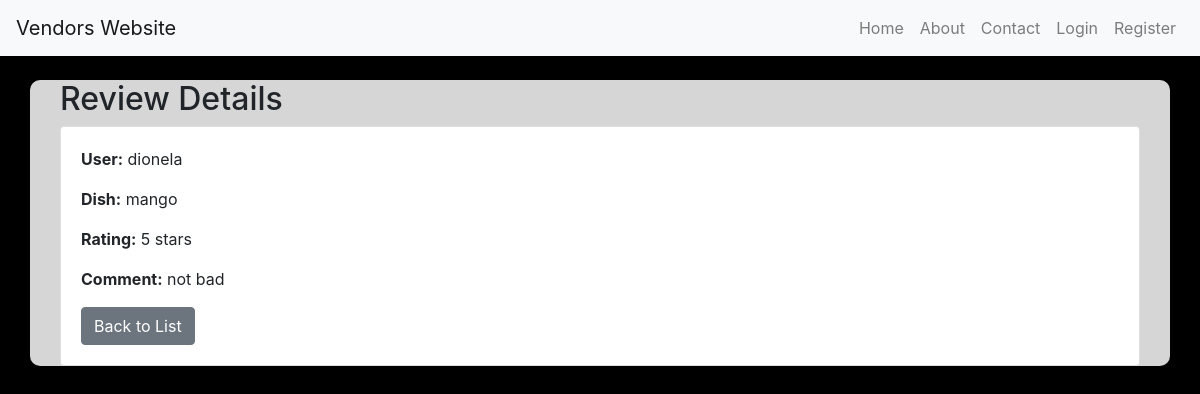
Page /review/1/ on the committed database.
### app/models.py (models this page shows, shortened)
class Review(models.Model):
    user = models.ForeignKey(settings.AUTH_USER_MODEL, on_delete=models.CASCADE)
    dish = models.ForeignKey(Dish, related_name='reviews', on_delete=models.CASCADE)
    RATING_CHOICES = [
        (1, '1 - Poor'),
        (2, '2 - Fair'),
        (3, '3 - Good'),
        (4, '4 - Very Good'),
        (5, '5 - Excellent'),
    ]
    rating = models.PositiveSmallIntegerField(choices=RATING_CHOICES)
    comment = models.TextField(blank=True, null=True)
    created_at = models.DateTimeField(auto_now_add=True)

class Dish(models.Model):
    vendor = models.ForeignKey(Vendor, related_name='dishes', on_delete=models.CASCADE)
    name = models.CharField(max_length=255)
    description = models.TextField()
    price = models.DecimalField(max_digits=10, decimal_places=2)
    image = models.ImageField(upload_to='dishes/')

### accounts/models.py (models this page shows, shortened)
class CustomUser(AbstractUser):
    role = models.CharField(
        max_length=6,
        choices=(
            ('vendor', 'Vendor'),
            ('user', 'User'),
        ),
        default='user'
    )
    phone_number = models.CharField(max_length=15, blank=True, null=True)
    address = models.CharField(max_length=255, blank=True, null=True)
    valid_id = models.BooleanField(default=False)

### app/views.py (the view)
# urls.py: path('review/<int:pk>/', ReviewDetailView.as_view(), name='review_detail'),
class ReviewDetailView(DetailView):
    model = Review
    template_name = 'review/review_detail.html'
    context_object_name = 'review'

### app/templates/review/review_detail.html (shortened to what this page needs)
{% extends "app/base.html" %}
{% block content %}
<div class="container mt-4">
    <h2>Review Details</h2>
    <div class="card">
        <div class="card-body">
            <p><strong>User:</strong> {{ review.user.username }}</p>
            <p><strong>Dish:</strong> {{ review.dish.name }}</p>
            <p><strong>Rating:</strong> {{ review.rating }} stars</p>
            <p><strong>Comment:</strong> {{ review.comment }}</p>
            <a href="{% url 'review_list' %}" class="btn btn-secondary">Back to List</a>
        </div>
    </div>
</div>
{% endblock content %}

### static/css/base.css (style rules this page uses)
body { background-color: black; }
.container { background-color: #d6d6d6; border-radius: 10px; }

### rows in the picture
Review: user.username "dionela", dish.name "mango", rating "5", comment "not bad"
